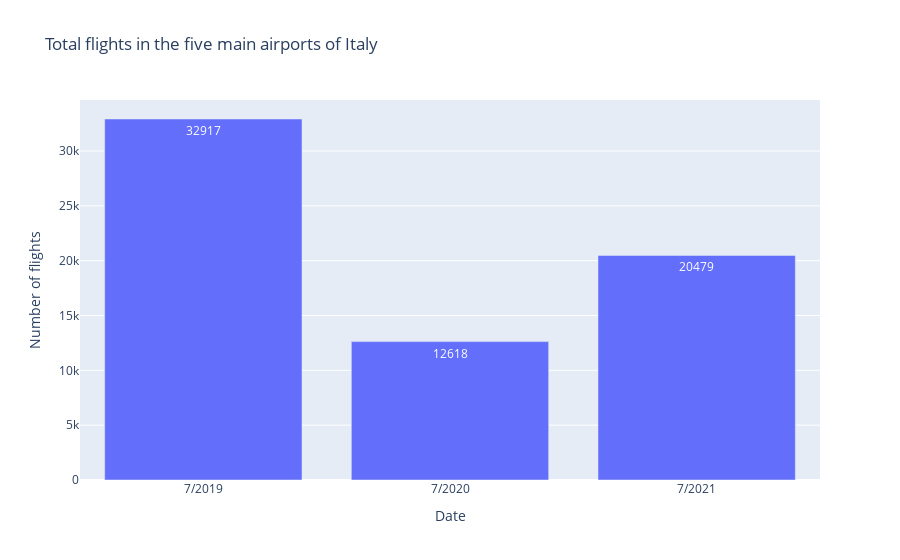

The notebook cell saved with this chart:
### Markdown cell above
We can obserb a pattern that is repeated on each airport data. During 2020, the number of flights decreased, and in 2021 there was a partial recovery.

### Code cell
# Total flights per year in the five main airports

#2019
total_2019 = len(datarome2019) + len(datamilan2019) + len(datavenice2019) + len(databologna2019) + len(databergamo2019)
print(f'The total number of flights for the 5 airports in 2019 is: {total_2019}')

#2020
total_2020 = len(datarome2020) + len(datamilan2020) + len(datavenice2020) + len(databologna2020) + len(databergamo2020)
print(f'The total number of flights for the 5 airports in 2020 is: {total_2020}')

#2021
total_2021 = len(datarome2021) + len(datamilan2021) + len(datavenice2021) + len(databologna2021) + len(databergamo2021)
print(f'The total number of flights for the 5 airports in 2021 is: {total_2021}')

#Save the data in an array

totalperyear = [total_2019, total_2020, total_2021]
dataflights = [[date[0], totalperyear[0]], [date[1], totalperyear[1]], [date[2], totalperyear[2]]]

df = pd.DataFrame(dataflights, columns=['Date', 'Number of flights'])
df.head()

# Total flights in the 5 main airports of Italy (month 7 2019 to 2021)

fig = px.bar(df, x='Date', y='Number of flights', 
             title='Total flights in the five main airports of Italy')

fig.update_traces(text=df['Number of flights'])
fig.show()

### Figure 1 — Plotly figure (JSON) as saved in the notebook; plotly's stock layout.template omitted (floating-point values rounded to 4 significant figures)
{"data": [{"alignmentgroup": "True", "hovertemplate": "Date=%{x}<br>Number of flights=%{y}<extra></extra>", "legendgroup": "", "marker": {"color": "#636efa", "pattern": {"shape": ""}}, "name": "", "offsetgroup": "", "orientation": "v", "showlegend": false, "text": [32917, 12618, 20479], "textposition": "auto", "type": "bar", "x": ["7/2019", "7/2020", "7/2021"], "xaxis": "x", "y": [32917, 12618, 20479], "yaxis": "y"}], "layout": {"barmode": "relative", "legend": {"tracegroupgap": 0}, "title": {"text": "Total flights in the five main airports of Italy"}, "xaxis": {"anchor": "y", "domain": [0, 1], "title": {"text": "Date"}}, "yaxis": {"anchor": "x", "domain": [0, 1], "title": {"text": "Number of flights"}}}}
